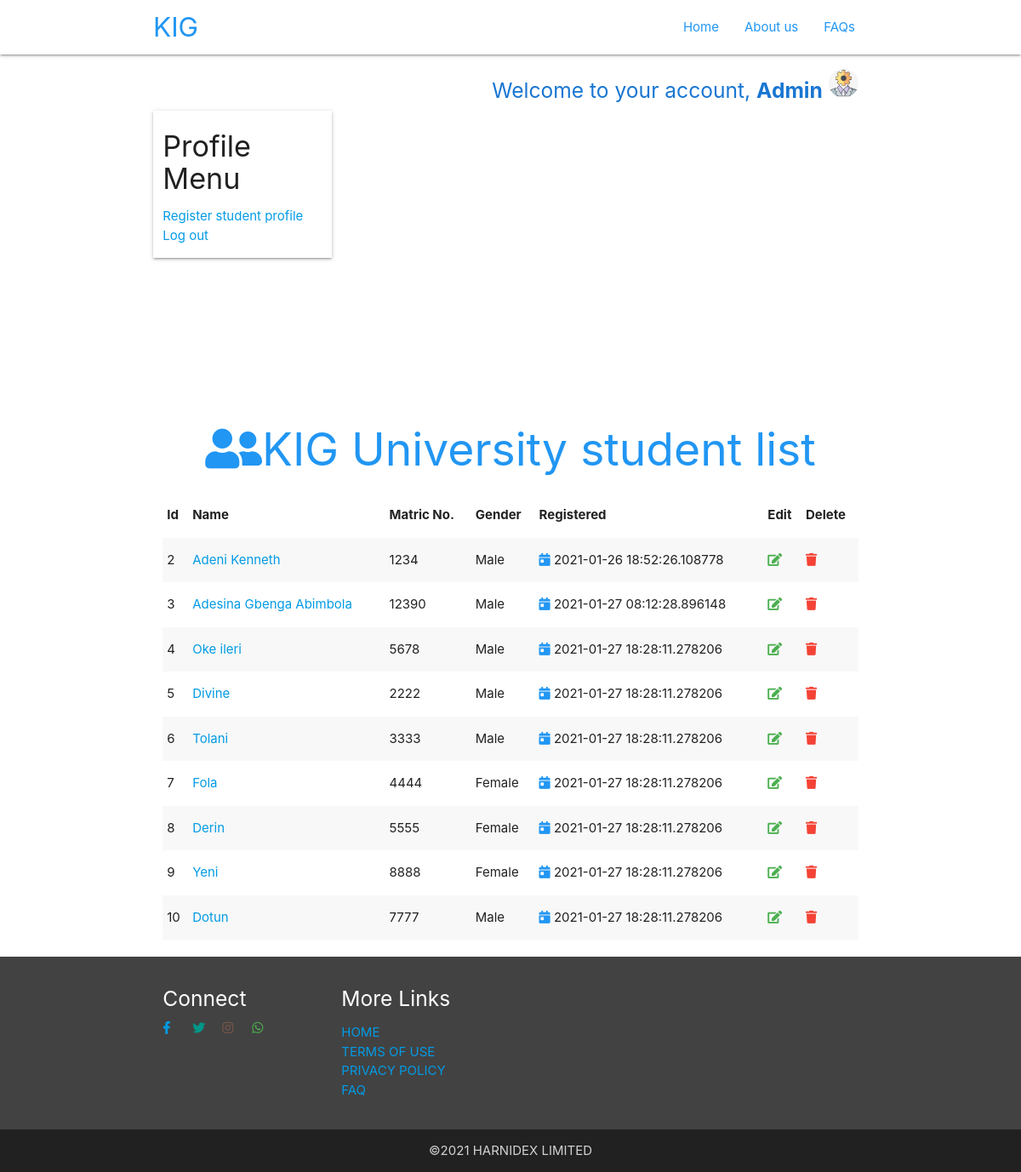
Page /dashboard (signed in) on the earlier database version.
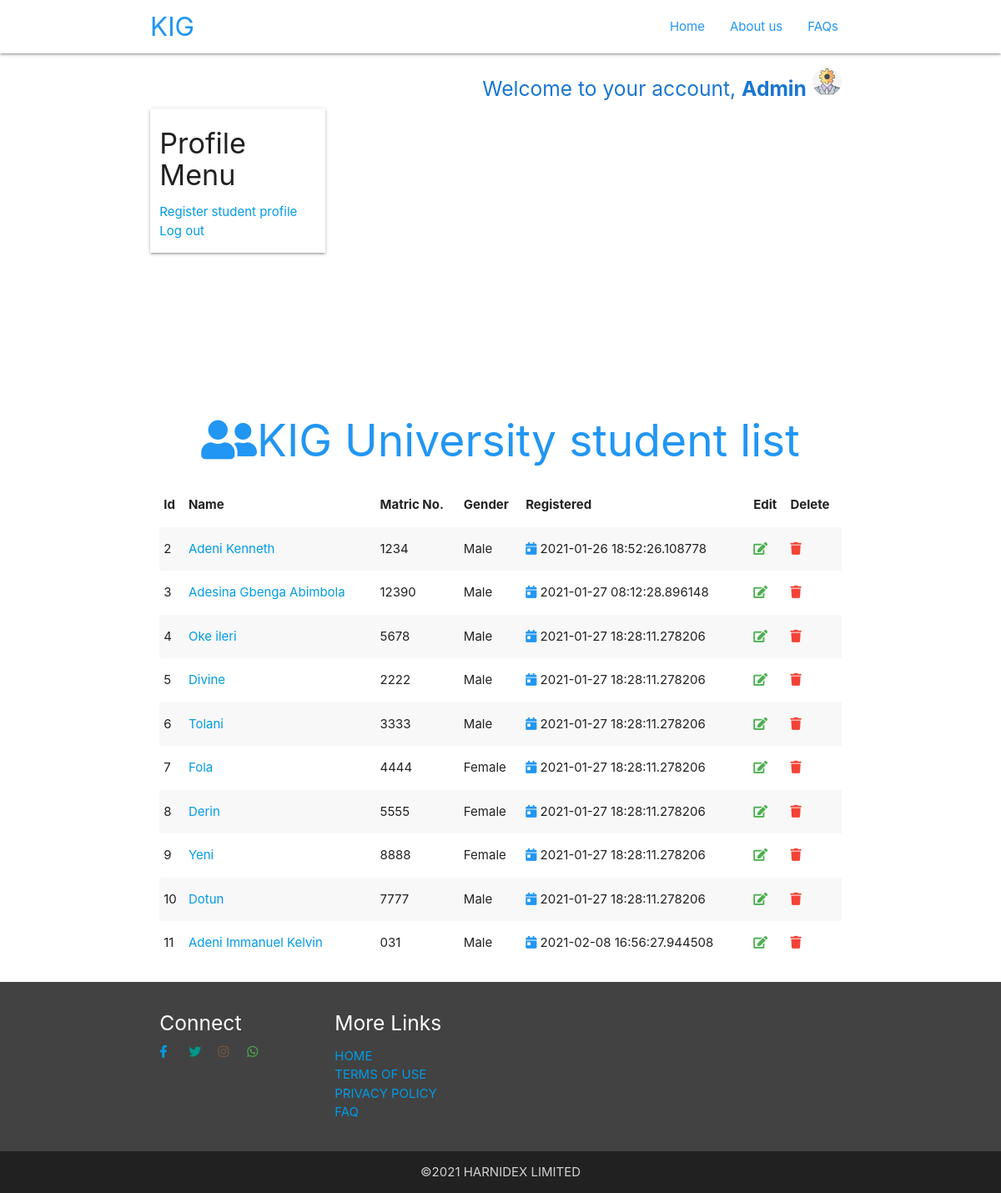
Same page on the later database version.
### app/models.py (models this page shows, shortened)
class User(db.Model):
    id = db.Column(db.Integer, primary_key=True)
    name = db.Column(db.String(50),index=True,unique=True)
    email = db.Column(db.String(120),unique=True)
    phone = db.Column(db.String(50))
    matric = db.Column(db.String(20),unique=True)
    gender = db.Column(db.String(10))
    role = db.Column(db.String(10))
    password_hash = db.Column(db.String(200),index=True,unique=True)
    reqistered = db.Column(db.DateTime(), default= datetime.utcnow())

### app/routes.py (the view)
@app.route('/dashboard')
def dashboard():
    logged_in = True
    if 'name' in session:
        name = session['name']
        password = session['password']
    else:
        name = request.cookies.get('name')
        password = request.cookies.get('password')
        if name is None or password is None:
            logged_in = False
            return redirect(url_for('login'))
    student_obj= User.query.filter(User.role =="Student").all()
    students=[]
    for item in student_obj:
        item_dict = {
        'name': item.name,
        'matric':item.matric,
        'gender':item.gender,
        'registered': item.reqistered,
        'id':item.id
        }
        students.append(item_dict)
    length= len(students)
    user = User.query.filter((User.name==name)&(User.password_hash == password)).first()
    info= Info.query.filter(Info.user_id==user.id).first()
    return render_template('dashboard.html',user=user,students=students,info=info,len=length)

### app/templates/dashboard.html (shortened to what this page needs)
<!DOCTYPE html>
<html lang="en">
<head>
    <link rel="stylesheet" href="../static/css/materialize.min.css">
    <link rel="stylesheet" href="../static/fontawesome-5.15/css/all.min.css">
</head>
<body>
    <header>
        <nav class="transparent">
            <div class="container">
                <a id="logo-container" href="#" class="brand-logo blue-text">KIG</a>
                <ul class="right hide-on-med-and-down ">
                    <li><a href="/" class="blue-text">Home</a></li>
                    <li><a href="/about" class="blue-text">About us</a></li>
                    <li><a href="/faq" class="blue-text">FAQs</a></li>
                </ul>
            </div>
        </nav>
    </header>
    <main class="container">
        <div class="row">
          {% if user.role == "Admin"%}
          <div class="col s12">
            <h5 class="blue-text text-darken-2 right">Welcome to your account, <b>{{user.name}}</b> <img src="../static/img/Illustration3.png" height=35px width=auto></h5>
        </div>
            <div class="col s6 l3 z-depth-1">
                <h4>Profile Menu</h4>
                <ul class="links">
                    <li><a href="/signup">Register student profile</a></li>
                    <li><a href="/logout">Log out</a></li>
                </ul>
            </div>
            <div class="col s12" style="margin-top:160px;">
                <h2 class="blue-text center">
                    <i class="fas fa-user-friends"></i>KIG University student list
                </h2>
                {%if len > 0 %}
                <table class="striped">
                    <thead>
                        <tr>
                            <th>Id</th>
                            <th>Name</th>
                            <th>Matric No.</th>
                            <th>Gender</th>
                            <th>Registered</th>
                            <th>Edit</th>
                            <th>Delete</th>
                        </tr>
                    </thead>
                   <tbody> {% for student in students %} <tr>
                            <td>{{student.id}}</td>
                            <td><a href="/admin/view/{{student.id}}">{{student.name}}</a></td>
                            <td>{{student.matric}}</td>
                            <td>{{student.gender}}</td>
                            <td><i class="fas fa-calendar-day blue-text"></i> {{student.registered}}</td>
                            <td><a href="/student-profile/edit/{{student.id}}"><i class="fa fa-edit green-text"></i></a> </td>
                            <td><a href="#delete{{student.id}}"class="modal-trigger"><i class="fa fa-trash red-text"></i></a> </td>
                        </tr>
                      {% endfor %} </tbody>
                </table>
                {%else%}
                <h2 class="grey-text">NO STUDENT ACCOUNT IN ACTIVE</h2>
                {%endif%}
            </div>
        </div>
        {%endif%}
    </main>
    <footer  class="page-footer grey darken-3">
        <div class="container">
          <div class="row">
            <div class="col l3 s12">
              <h5>Connect</h5>
              <div class="row">
                <div class='col s2'><a  href="http://www.facebook.com/harnidex"><i class="fab fa-facebook-f"></i></a></div>
                <div class='col s2'><a  href="http://www.twitter.com/harnidex_"><i class="fab fa-twitter teal-text"></i></a></div>
                <div class='col s2'><a  href="http://wwww.instagram.com/harnidex"><i class="fab fa-instagram brown-text"></i></a></div>
                <div class='col s2'><a  href="#!"><i class="fab fa-whatsapp green-text"></i></a></div>
              </div>
            </div>
             <div class="col l3 s12">
                  <h5 class=>More Links</h5>
                  <ul class="links">
                    <li><a  href="/">HOME</a></li>
                    <li><a  href="/extra">TERMS OF USE</a></li>
                    <li><a  href="/extra">PRIVACY POLICY</a></li>
                    <li><a  href="/faq">FAQ</a></li>
                  </ul>
                </div>
          </div>
        </div>
          <div class="footer-copyright grey darken-4">
            <div class="container center-align">
      &copy;2021 HARNIDEX LIMITED
            </div>
        </div>
      </footer>
    </body>
</html>

Differences in the rows shown:
added User: id "11", name "Adeni Immanuel Kelvin", matric "031", gender "Male", registered "2021-02-08 16:56:27.944508"
